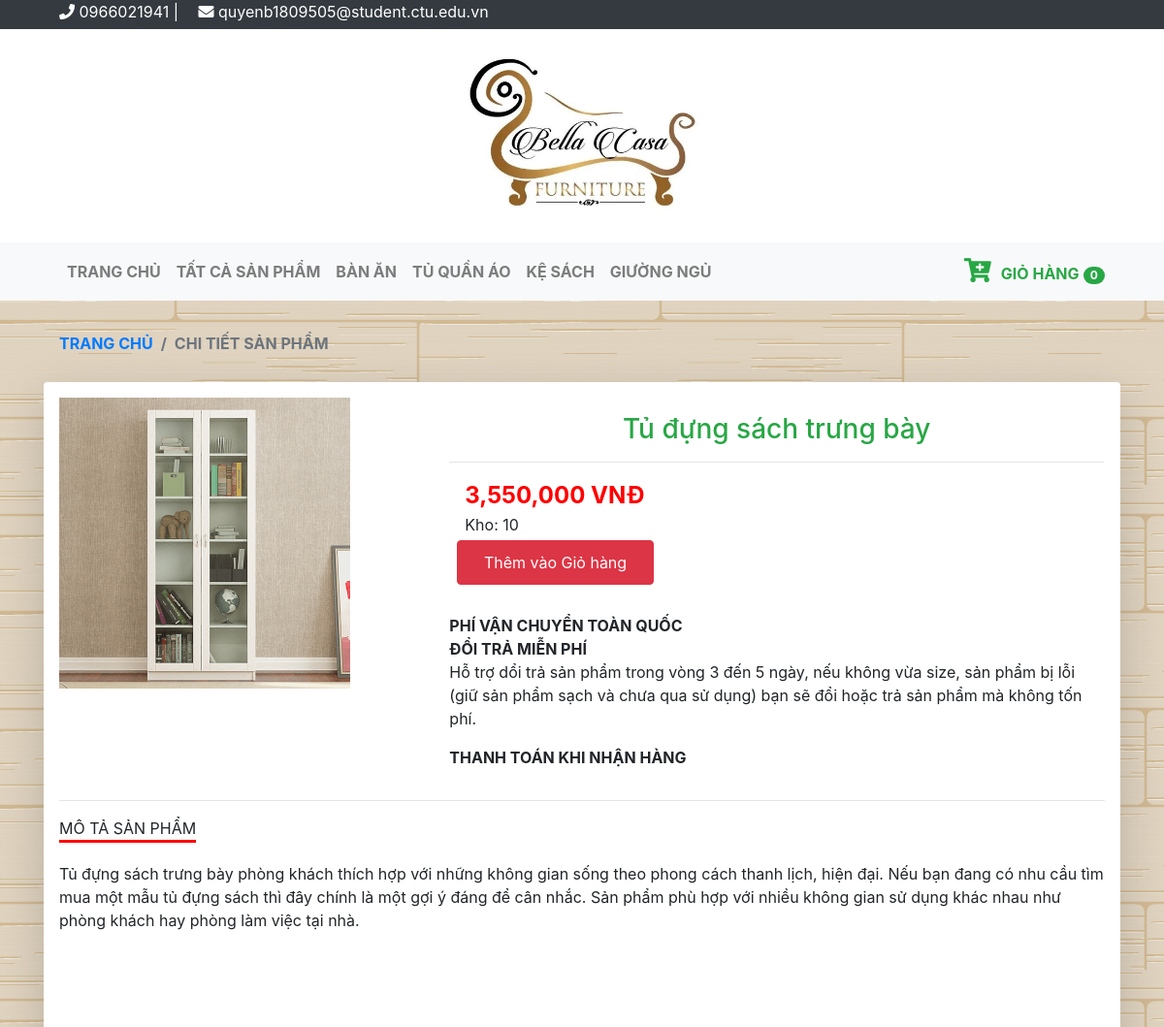
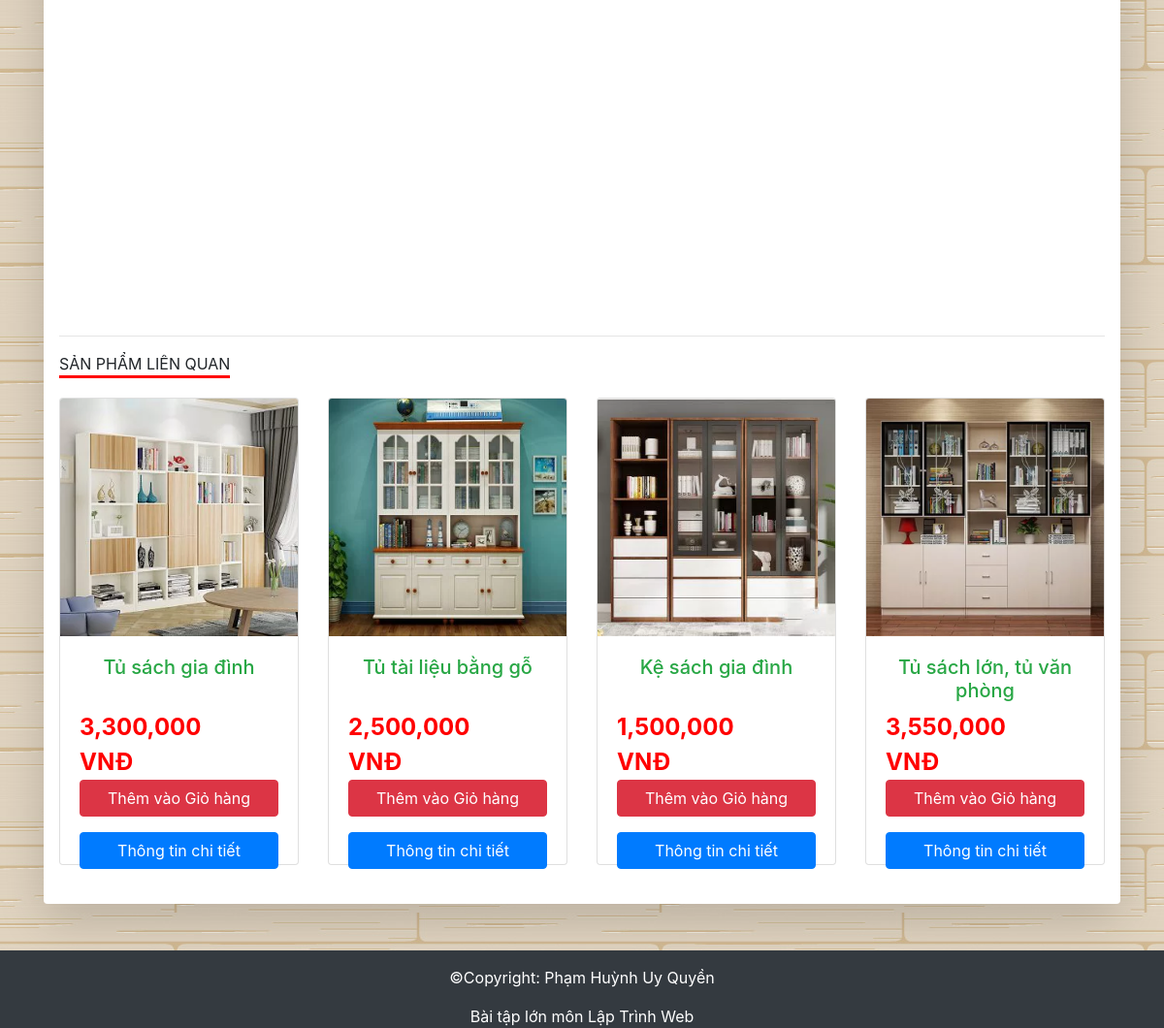
/client/index.php?page=detail&mshh=24, run on the app's committed database (2 pictures, top to bottom).
### tables this page shows
CREATE TABLE `loaihanghoa` (
  `maloaihang` int(11) NOT NULL,
  `tenloaihang` varchar(30) NOT NULL
);

CREATE TABLE `hanghoa` (
  `mshh` int(11) NOT NULL,
  `tenhh` varchar(50) NOT NULL,
  `quycach` varchar(1000) NOT NULL,
  `gia` double NOT NULL,
  `soluonghang` int(11) NOT NULL,
  `maloaihang` int(11) NOT NULL,
  `ghichu` text NOT NULL,
  `hinhanh` varchar(50) NOT NULL
);

### client/detail.php (the view)
<?php
if (isset($_GET['mshh'])) {
  $mshh = $_GET['mshh'];
  $sql_hh = "select * from hanghoa where mshh = '$mshh'";
  $query_hh = mysqli_query($conn, $sql_hh);
  $row = mysqli_fetch_assoc($query_hh);
  $lienquan = $row['maloaihang'];
  $sql_lienquan = "select * from hanghoa where maloaihang = '$lienquan' and mshh != '$mshh' ORDER BY mshh DESC limit 4";
  $query_lienquan = mysqli_query($conn, $sql_lienquan);
}
?>
<section class="content container">
  <nav aria-label="breadcrumb">
    <ol class="breadcrumb">
      <li class="breadcrumb-item"><a href="./index.php">TRANG CHỦ</a></li>
      <li class="breadcrumb-item active" aria-current="page">CHI TIẾT SẢN PHẨM</li>
    </ol>
  </nav>
  <div class="container shadow-lg p-3 mb-5 bg-white rounded">
    <div class="row">
      <div class="col-4">
        <img src="../img/<?php echo $row['hinhanh'] ?>" alt="<?php echo $row['tenhh'] ?>">
      </div>
      <div class="col-8 p-3 pl-5">
        <h3 class="title text-success text-center"><?php echo $row['tenhh'] ?></h3>
        <hr>
        <span class="card-price ml-3"><?php echo number_format($row['gia']) . ' VNĐ' ?></span>
        <div class="pl-3">Kho: <span id="max"><?php echo $row['soluonghang'] ?></span></div>
        <a href="./addcard.php?mshh=<?php echo $row['mshh'] ?>" class="btn btn-danger d-flex justify-content-center addtocard ml-2 mt-1">Thêm vào Giỏ hàng</a>
        <div class="infor">PHÍ VẬN CHUYỂN TOÀN QUỐC</div>
        <div class="infor">ĐỔI TRẢ MIỄN PHÍ</div>
        <p>Hỗ trợ dổi trả sản phẩm trong vòng 3 đến 5 ngày, nếu không vừa size, sản phẩm bị lỗi (giữ sản phẩm sạch và chưa qua sử dụng) bạn sẽ đổi hoặc trả sản phẩm mà không tốn phí.</p>
        <div class="infor">THANH TOÁN KHI NHẬN HÀNG</div>
      </div>
    </div>
    <hr>
    <div class="detail">
      <div class="detail-title">MÔ TẢ SẢN PHẨM</div>
      <p><?php echo $row['quycach'] ?></p>
    </div>
    <hr>
    <div class="list">
      <div class="detail-title">SẢN PHẨM LIÊN QUAN</div>
      <div class="row row-cols-1 row-cols-md-4">
        <?php
        while ($row_lienquan = mysqli_fetch_array($query_lienquan)) {
        ?>
          <div class="col mb-4">
            <div class="card" style="height: 482px;">
              <img src="../img/<?php echo $row_lienquan['hinhanh'] ?>" class="card-img-top" alt="<?php echo $row_lienquan['tenhh'] ?>">
              <div class="card-body">
                <h5 class="card-title text-success text-center" style="height: 44px;"><?php echo $row_lienquan['tenhh'] ?></h5>
                <span class="card-price"><?php echo number_format($row_lienquan['gia']) . ' VNĐ' ?></span>
                <a href="./addcard.php?mshh=<?php echo $row_lienquan['mshh'] ?>" class="btn btn-danger d-flex justify-content-center">Thêm vào Giỏ hàng</a>
                <a href="./index.php?page=detail&mshh=<?php echo $row_lienquan['mshh'] ?>" class="btn btn-primary d-flex justify-content-center mt-3">Thông tin chi tiết</a>
              </div>
            </div>
          </div>
        <?php
        }
        ?>
      </div>
    </div>
  </div>
</section>

### client/index.php (shortened to what this page needs)
<?php
include_once '../config/config.php';
?>
<!DOCTYPE html>
<html lang="en">
<head>
  <link rel="stylesheet" type="text/css" href="../assets/bootstrap.css">
  <link rel="stylesheet" href="https://cdnjs.cloudflare.com/ajax/libs/font-awesome/5.15.1/css/all.min.css" />
  <link rel="stylesheet" href="../assets/styles.css">
</head>
<body>
  <div class="container-fluid bg-dark topbar">
    <div class="container">
      <span class="text-white p-3"><i class="fas fa-phone"></i> 0966021941 |</span>
      <span class="text-white"><i class="fas fa-envelope"></i> quyenb1809505@student.ctu.edu.vn</span>
    </div>
  </div>
  <div class="container-fluid d-flex justify-content-center logo bg-white">
    <a href="./index.php"><img src="../img/logo2.png" alt="logo"></a>
  </div>
  <div class="container-fluid sticky-top bg-light menu">
    <div class="container">
      <nav class="navbar navbar-expand-lg navbar-light bg-light ">
        <div class="collapse navbar-collapse" id="navbarText">
          <ul class="navbar-nav mr-auto">
            <li class="nav-item">
              <a class="nav-link" href="./index.php">TRANG CHỦ <span class="sr-only">(current)</span></a>
            </li>
            <li class="nav-item">
              <a class="nav-link" href="./index.php?page=product">TẤT CẢ SẢN PHẨM</a>
            </li>
            <?php
            $sql_dm = "select * from loaihanghoa";
            $query_dm = mysqli_query($conn, $sql_dm);
            while ($row_dm = mysqli_fetch_array($query_dm)) {
            ?>
              <li class="nav-item">
                <a class="nav-link text-uppercase" href="./index.php?page=product&dm=<?php echo $row_dm['maloaihang'] ?>"><?php echo $row_dm['tenloaihang'] ?></a>
              </li>
            <?php
            }
            ?>
          </ul>
          <span class="navbar-text">
            <a href="./index.php?page=card" class="text-success giohang">
              <i class="fas fa-cart-plus" style="font-size: 25px; margin-right: 10px;">
              </i>GIỎ HÀNG<span class="badge badge-pill badge-success ml-1">
                <?php if (isset($_SESSION['giohang'])) echo count($_SESSION['giohang']);
                else echo 0; ?>
              </span></a>
          </span>
        </div>
      </nav>
    </div>
  </div>
  <?php
  if (isset($_GET['page']))
    switch ($_GET['page']) {
      case 'detail':
        include_once './detail.php';
        break;
    }
  else
    include_once './tranchu.php';
  ?>
  <div class="container-fluid bg-dark">
    <div class="container text-center">
      <div class="text-white p-3">&copy;Copyright: Phạm Huỳnh Uy Quyền</div>
      <div class="text-white">Bài tập lớn môn Lập Trình Web</div>
    </div>
  </div>
</body>
</html>

### assets/styles.css (style rules this page uses)
body { background-image: url("../img/bg1.jpg"); }
.topbar { height: 30px; }
.menu { font-weight: bold; }
a.giohang { text-decoration: none; }
.logo img { width: 300px; }
.card-price { color: red; font-size: 24px; margin-right: 30px; font-weight: bold; }
.content { margin-top: 20px; }
.breadcrumb { background: none; font-weight: bold; color: chocolate; }
.addtocard { margin: 30px auto; width: 30%; padding: 10px 0; text-align: center; }
.detail-title { display: inline-block; border-bottom: 3px solid red; margin-bottom: 20px; }
.detail p { min-height: 500px; }
.infor { font-weight: bold; }

### data on the page
loaihanghoa: tenloaihang "BÀN ĂN"
loaihanghoa: tenloaihang "TỦ QUẦN ÁO"
loaihanghoa: tenloaihang "KỆ SÁCH"
loaihanghoa: tenloaihang "GIƯỜNG NGỦ"
hanghoa: hinhanh (picture), tenhh "Tủ đựng sách trưng bày", gia "3,550,000", soluonghang "10", quycach "Tủ đựng sách trưng bày phòng khách thích hợp với những không gian sống theo phong cách thanh lịch, hiện đại. Nếu bạn đang có nhu cầu tìm mua một mẫu tủ đựng sách thì đây chính là một gợi ý đáng để cân nhắc. Sản phẩm phù hợp với nhiều không gian sử dụng khác nhau như phòng khách hay phòng làm việc tại nhà."
hanghoa: hinhanh (picture), tenhh "Tủ sách gia đình", gia "3,300,000"
hanghoa: hinhanh (picture), tenhh "Tủ tài liệu bằng gỗ", gia "2,500,000"
hanghoa: hinhanh (picture), tenhh "Kệ sách gia đình", gia "1,500,000"
hanghoa: hinhanh (picture), tenhh "Tủ sách lớn, tủ văn phòng", gia "3,550,000"
